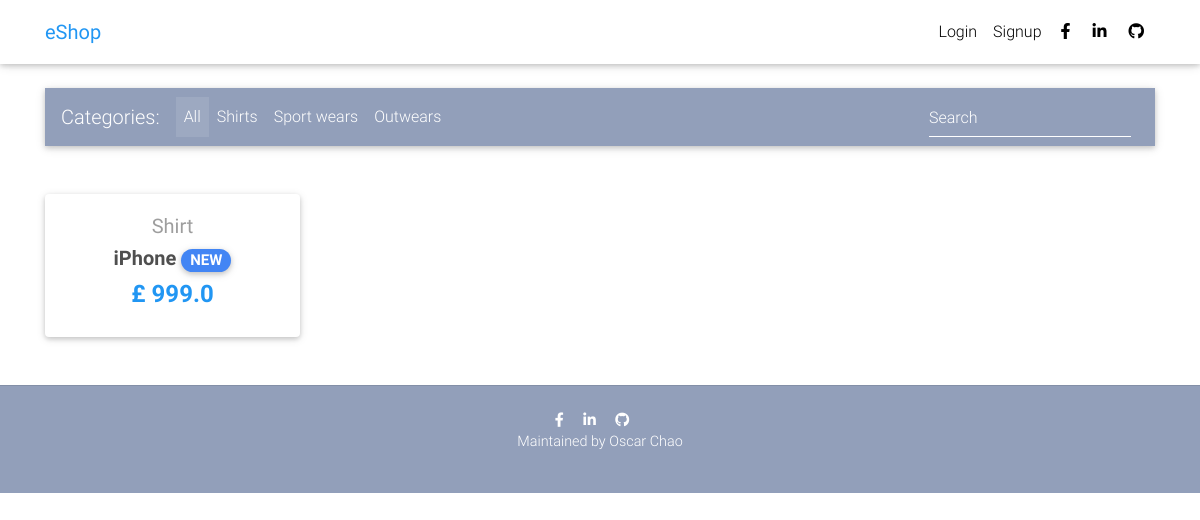
The app's page /, older data.
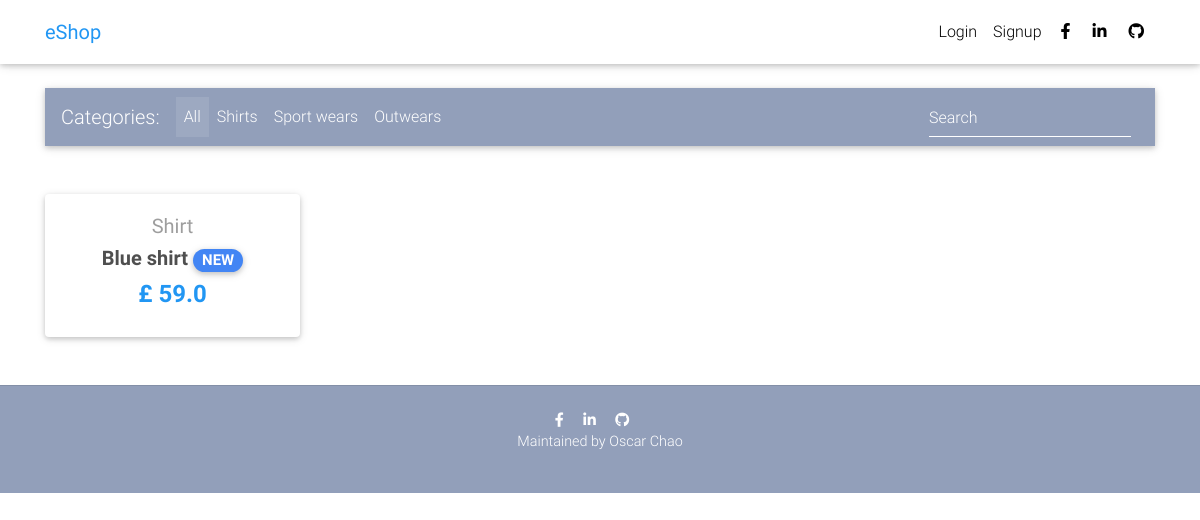
The same page, newer data.
### profiles/models.py (models this page shows, shortened)
class Item(models.Model):
    title = models.CharField(max_length=120)
    price = models.FloatField()
    discount_price = models.FloatField(blank=True, null=True)
    category = models.CharField(choices=CATEGORY_CHOICES, max_length=2)
    label = models.CharField(choices=LABEL_CHOICES, max_length=1)
    slug = models.SlugField()
    description = models.TextField()
    image = models.ImageField()
    def get_absolute_url(self):
        return reverse("profiles:product", kwargs={"slug": self.slug})

### profiles/views.py (the view)
# urls.py: path('', HomeView.as_view(), name='item_list'),
class HomeView(ListView):
    model = Item
    paginate_by = 10
    template_name = 'home-page.html'

### templates/home-page.html (shortened to what this page needs)
{% extends 'base.html' %}
{% block content %}
<main>
  <div class="container">
    <nav class="navbar navbar-expand-lg navbar-dark mdb-color lighten-3 mt-3 mb-5">
      <span class="navbar-brand">Categories:</span>
      <div class="collapse navbar-collapse" id="basicExampleNav">
        <ul class="navbar-nav mr-auto">
          <li class="nav-item active">
            <a class="nav-link" href="#">All
            </a>
          </li>
          <li class="nav-item">
            <a class="nav-link" href="#">Shirts</a>
          </li>
          <li class="nav-item">
            <a class="nav-link" href="#">Sport wears</a>
          </li>
          <li class="nav-item">
            <a class="nav-link" href="#">Outwears</a>
          </li>
        </ul>
        <form class="form-inline">
          <div class="md-form my-0">
            <input class="form-control mr-sm-2" type="text" placeholder="Search" aria-label="Search">
          </div>
        </form>
      </div>
    </nav>
    <section class="text-center mb-4">
      <div class="row wow fadeIn">
        {% for item in object_list %}
        <div class="col-lg-3 col-md-6 mb-4">
          <div class="card">
            <div class="card-body text-center">
              <a href="" class="grey-text">
                <h5>{{ item.get_category_display }}</h5>
              </a>
              <h5>
                <strong>
                  <a href="{{ item.get_absolute_url }}" class="dark-grey-text">{{ item.title }}
                    <span class="badge badge-pill {{ item.get_label_display }}-color">NEW</span>
                  </a>
                </strong>
              </h5>
              <h4 class="font-weight-bold blue-text">
                <strong>£
                {% if item.discount_price %}
                  {{ item.discount_price }}
                {% else %}
                  {{ item.price }}
                {% endif %}
                </strong>
              </h4>
            </div>
          </div>
        </div>
        {% endfor %}
      </div>
    </section>
  </div>
</main>
{% endblock content %}

Row changes from the older to the newer data that the page shows:
changed Item "Shirt": title "iPhone" → "Blue shirt"; discount_price "999.0" → "59.0"
